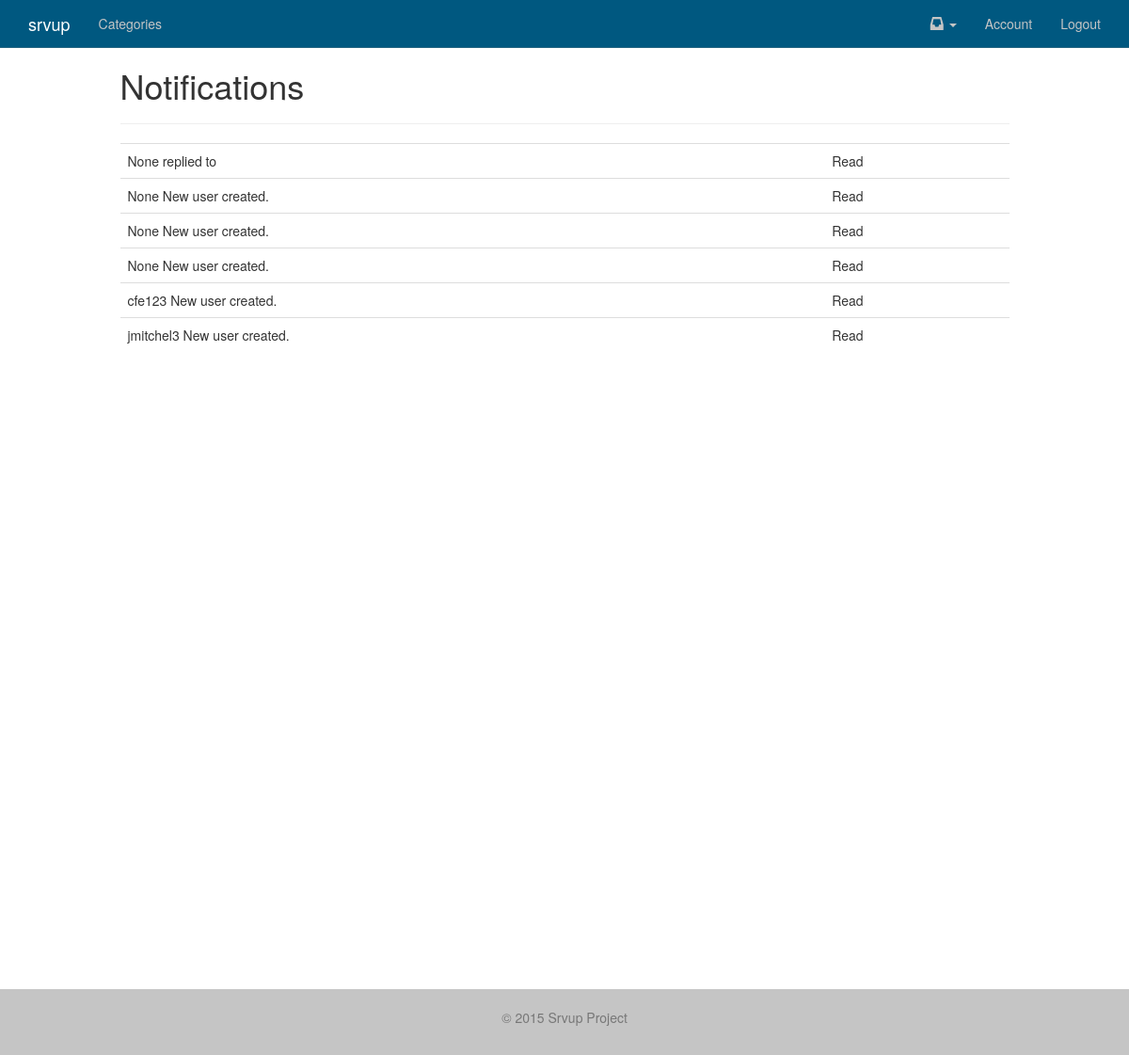
The page /notifications/ (signed in) on the database its author committed.
### notifications/models.py (models this page shows, shortened)
class Notification(models.Model):
	sender_content_type = models.ForeignKey(ContentType, related_name='nofity_sender')
	sender_object_id = models.PositiveIntegerField()
	sender_object = GenericForeignKey("sender_content_type", "sender_object_id")
	verb = models.CharField(max_length=255)
	action_content_type = models.ForeignKey(ContentType, related_name='notify_action',
		null=True, blank=True)
	action_object_id = models.PositiveIntegerField(null=True, blank=True)
	action_object = GenericForeignKey("action_content_type", "action_object_id")
	target_content_type = models.ForeignKey(ContentType, related_name='notify_target',
		null=True, blank=True)
	target_object_id = models.PositiveIntegerField(null=True, blank=True)
	target_object = GenericForeignKey("target_content_type", "target_object_id")
	recipient = models.ForeignKey(settings.AUTH_USER_MODEL, related_name='notifications')
	read = models.BooleanField(default=False)
	timestamp = models.DateTimeField(auto_now_add=True, auto_now=False)
	objects = NotificationManager()
	def __unicode__(self):
		try:
			target_url = self.target_object.get_absolute_url()
		except:
			target_url = None
		context = {
			"sender": self.sender_object,
			"verb": self.verb,
			"action": self.action_object,
			"target": self.target_object,
			"verify_read": reverse("notifications_read", kwargs={"id": self.id}),
			"target_url": target_url,
		}
		return "%(sender)s %(verb)s" %context

### accounts/models.py (models this page shows, shortened)
class MyUser(AbstractBaseUser):
	username = models.CharField(
	    max_length=255,
	    unique=True,
	)
	email = models.EmailField(
	    verbose_name='email address',
	    max_length=255,
	    unique=True,
	)
	first_name = models.CharField(
			max_length=120,
			null=True,
			blank=True,
			)
	last_name = models.CharField(
			max_length=120,
			null=True,
			blank=True,
			)
	is_member = models.BooleanField(default=False,
					verbose_name='Is Paid Member')
	is_active = models.BooleanField(default=True)
	is_admin = models.BooleanField(default=False)
	objects = MyUserManager()
	USERNAME_FIELD = 'username'
	REQUIRED_FIELDS = ['email']

### notifications/views.py (the view)
# urls.py: url(r'^notifications/$', 'all', name='notifications_all'),
@login_required
def all(request):
	notifications = Notification.objects.all_for_user(request.user)
	context = {
		"notifications":notifications,
	}
	return render(request, "notifications/all.html", context)

### notifications/models.py (called while the page is built)
	def get_user(self, recipient):
		return self.filter(recipient=recipient)

	def mark_targetless(self, recipient):
		qs = self.unread().get_user(recipient)
		qs_no_target = qs.filter(target_object_id=None)
		if qs_no_target:
			qs_no_target.update(read=True)

	def unread(self):
		return self.filter(read=False)

	def get_queryset(self):
		return NotificationQuerySet(self.model, using=self._db)

	def all_for_user(self, user):
		self.get_queryset().mark_targetless(user)
		return self.get_queryset().get_user(user)

### templates/notifications/all.html
{% extends "base.html" %}
{% block content %}
<div class='row'>
<div class='col-sm-10 col-sm-offset-1'>
<h1>Notifications</h1>
<hr/>
</div>
</div>
{% if notifications %}
<div class='row'>
<div class="col-sm-10 col-sm-offset-1">
<table class='table'>
{% for note in notifications %}
<tr><td>{{ note|safe }}</td><td>{% if note.read %} Read {% else %} Unread {% endif %}</td></tr>
{% endfor %}
</table>
</div>
</div>
{% else %}
<p class='lead'>
This is where your notifications will appear once you have them.
</p>
{% endif %}
{% endblock %}

### rows shown on the page
Notification: target_content_type+target_object+sender_content_type "None replied to", read "Read"
Notification: target_content_type+target_object+sender_content_type "None New user created.", read "Read"
Notification: target_content_type+target_object+sender_content_type "None New user created.", read "Read"
Notification: target_content_type+target_object+sender_content_type "None New user created.", read "Read"
Notification: target_content_type+target_object+sender_content_type "cfe123 New user created.", read "Read"
Notification: target_content_type+target_object+sender_content_type "jmitchel3 New user created.", read "Read"
